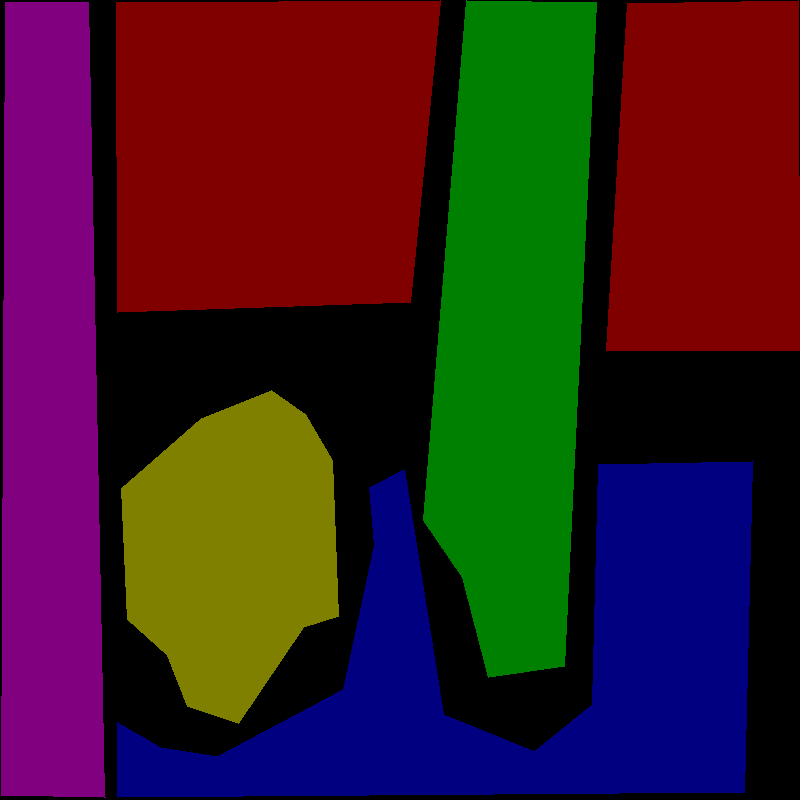
#> input picture hyperspectral/images/indoor/indoor_001/label.png, 800 x 800 px
$ python label_encoder.py
#> lines starting #> are read from the running program, lines starting #| are printed output that depends on the picture
import os
import numpy as np
import cv2
import matplotlib.pyplot as plt

# Define paths
images_folder = "images/indoor"

# Dictionary to encode class labels
label_encoder = {}
current_label = 0

# Each subfolder contains a labelled img
for subfolder in os.listdir(images_folder):
    subfolder_path = os.path.join(images_folder, subfolder)

    # Skip if not a directory
    if not os.path.isdir(subfolder_path):
        continue

    # Load the label mask
    label_mask_path = os.path.join(subfolder_path, "label.png")

    # Load corresponding .npy file
    npy_path = os.path.join(images_folder, subfolder + ".npy")

    # The data
    label_mask = cv2.imread(label_mask_path, cv2.IMREAD_GRAYSCALE)
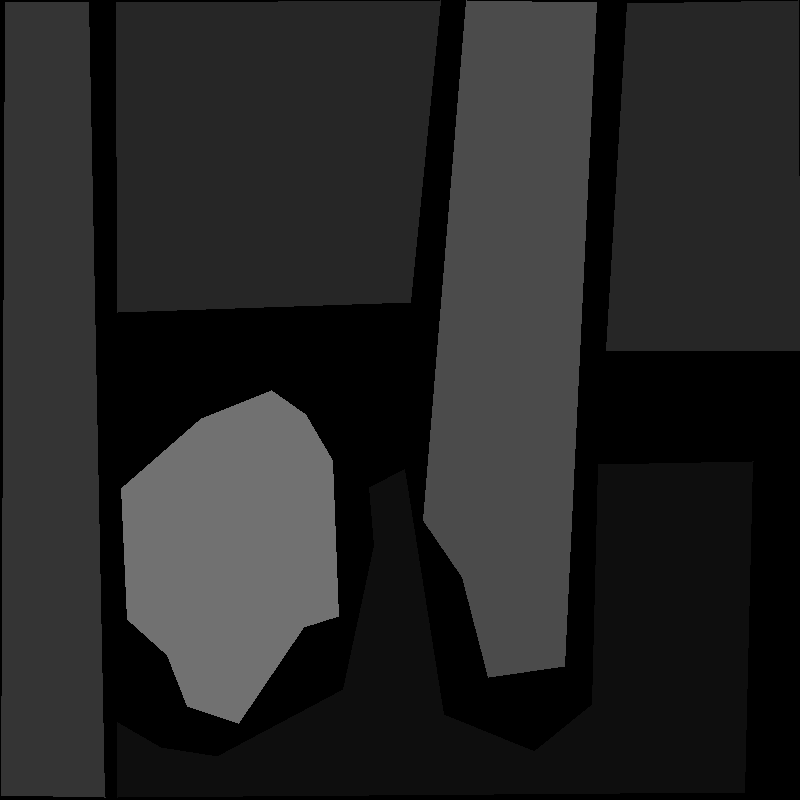
#> label_mask: shape (800, 800); min 0, max 113, mean 37.1
#> (the run stopped early here; a loop or call above may not have finished)
